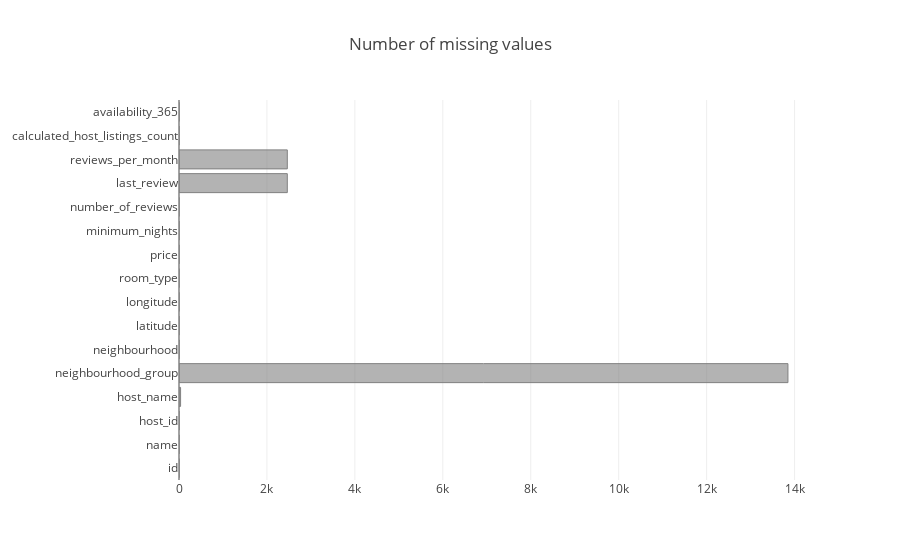

The notebook cell saved with this chart:
### Code cell
missing_count = df.isnull().sum()
layout = go.Layout(title="Number of missing values",
                   autosize=True,
#                    width=500,
#                    height=250,
                   xaxis=go.layout.XAxis(
                        automargin=True,
                   ),
                   yaxis=go.layout.YAxis(
                        automargin=True,
                   ),
                  )
missing_count.iplot(layout=layout, kind='barh', color='grey')

### Figure 1 — Plotly figure (JSON) as saved in the notebook; plotly's stock layout.template omitted (floating-point values rounded to 4 significant figures)
{"data": [{"marker": {"color": "rgba(128, 128, 128, 0.6)", "line": {"color": "rgba(128, 128, 128, 1.0)", "width": 1}}, "name": "None", "orientation": "h", "text": "", "type": "bar", "uid": "1bc5fea6-0e3d-476c-afac-a15b343c2420", "x": [0, 0, 0, 36, 13849, 0, 0, 0, 0, 0, 0, 0, 2463, 2463, 0, 0], "y": ["id", "name", "host_id", "host_name", "neighbourhood_group", "neighbourhood", "latitude", "longitude", "room_type", "price", "minimum_nights", "number_of_reviews", "last_review", "reviews_per_month", "calculated_host_listings_count", "availability_365"]}], "layout": {"autosize": true, "title": {"text": "Number of missing values"}, "xaxis": {"automargin": true}, "yaxis": {"automargin": true}}}
